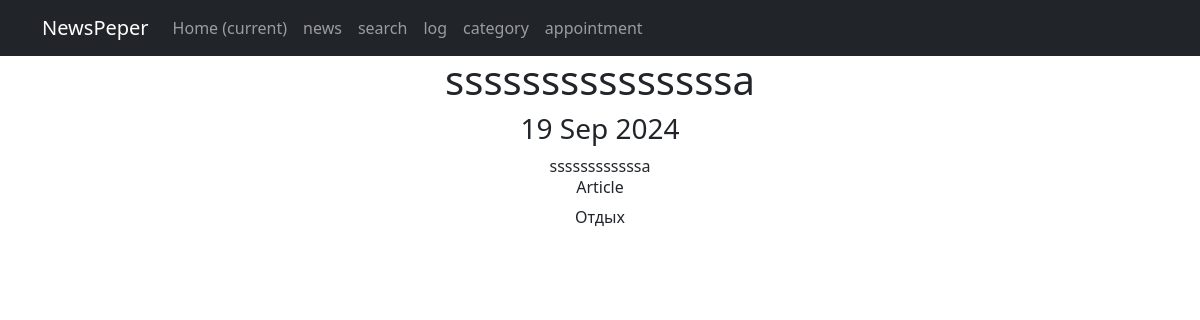
The page /news/28 on the database its author committed.
### news/models.py (models this page shows, shortened)
class Post(models.Model):
    author = models.ForeignKey(Author, on_delete=models.CASCADE)
    POST_TYPE_CHOICES = [
        ('article', 'Article'),
        ('news', 'News')
    ]
    post_type = models.CharField(max_length=10, choices=POST_TYPE_CHOICES)
    created_at = models.DateTimeField(auto_now_add=True)
    categories = models.ManyToManyField('Category', through='PostCategory')
    title = models.CharField(max_length=255)
    text = models.TextField()
    rating = models.IntegerField(default=0)

class Category(models.Model):
    name = models.CharField(max_length=100, unique=True)
    subscribers = models.ManyToManyField(User, blank=True, related_name='post_cat_name')

### news/views.py (the view)
# urls.py: path('<int:pk>', OnePost.as_view(), name='onepost'),
class OnePost(DetailView):
    model = Post
    template_name = 'firstnews.html'
    context_object_name = 'news_one'
    def get_context_data(self, **kwargs):
        context=super().get_context_data(**kwargs)
        post=self.object
        category=post.categories.all()
        if post.categories:
            context['category_name']=category
        else:
            context['category_name']=None
        return context

### templates/firstnews.html
{% extends 'flatpages/default.html' %}
{% block content %}
<h1>{{ news_one.title }}</h1>
<h3>{{ news_one.created_at|date:'d M Y' }}</h3>
<a>{{ news_one.text }}</a>
<h6>{{ news_one.post_type }}</h6>
{% if category_name %}
{% for x in category_name %}
<li> {{ x.name }}</li>
{% endfor %}
{% else %}
<h6> Категория не указана </h6>
{% endif %}
{% endblock content %}

### templates/flatpages/default.html (style rules this page uses)
li { list-style-type:none; }

### rows shown on the page
Post: title "sssssssssssssssa", created_at "19 Sep 2024", text "ssssssssssssa", post_type "Article"
Category: name "Отдых"
